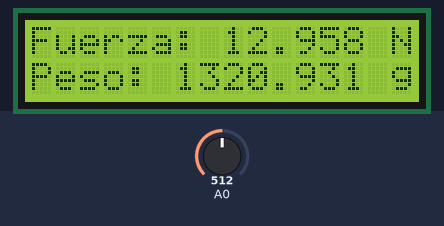
The sketch below on a simulated Arduino Uno, built with avr-gcc and run on an emulated ATmega328P. On the bench: 16×2 character LCD. The test bench sets the inputs (shaded band); at power-on: A0 = 512.

Above: at 1.2 s.
1.3 s: A0 set to 1007
At 1.9 s:
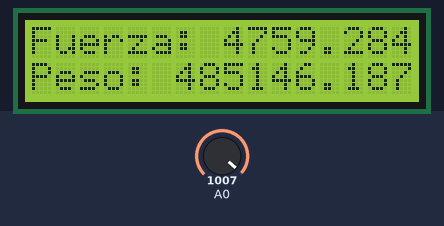
4.3 s: A0 set to 1023
At 5.0 s:
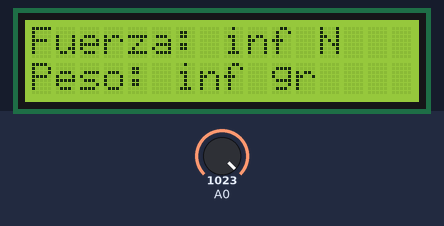
7.3 s: A0 set to 900
At 8.0 s:
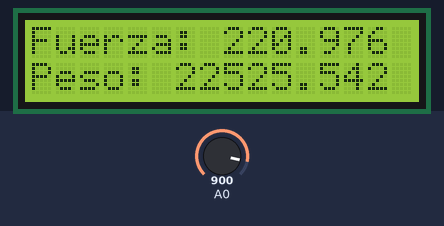
Timing chart, 0 to 10.3 s (numbered marks = the images above; inputs shaded):
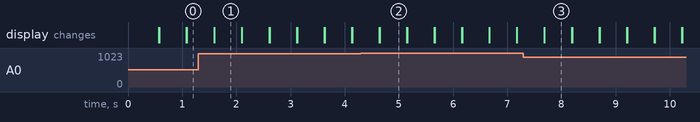

Measured:
- the behaviour switches between 1022 and 1023 on A0 (found by bisection; images 1 and 2)
- after the input at 1.3 s, the display: first differs from a run without the input after 0.29 s (image 1)
- after the input at 4.3 s, the display: first differs from a run without the input after 0.35 s (image 2)
- after the input at 7.3 s, the display: first differs from a run without the input after 0.39 s (image 3)
- what the display in image 1 shows lasts 0.5 s, from 1.6 s to 2.1 s

The sketch:

sketch_oct29a.ino
```cpp
#include <LiquidCrystal.h>

LiquidCrystal lcd(12, 11, 5, 4, 3, 2);
double x = 0.0;
double y = 0.0;
double z = 0.0;
double a = 0.0;
double b = 0.0;

void setup()
{
  pinMode(A0, INPUT);
  lcd.begin(16, 2);
  Serial.begin(9600);
}

void loop()
{
  x = analogRead(A0);
  z = x*5/1023;
  a = 1000*((5/z)-1);
  b = pow(a/6012.4,-1/0.701);
  y = ((b/9.81)*1000);
  lcd.setCursor(0, 0);
  lcd.print("Fuerza: ");
  lcd.print(b,3);
  lcd.print(" N");
  lcd.setCursor(0, 1);
  lcd.print("Peso: ");
  lcd.print(y,3);
  lcd.print(" gr");
  delay(500);
  lcd.clear();
}
```
